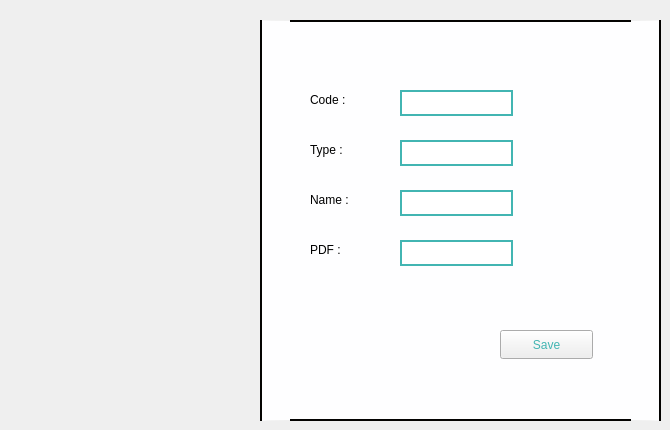
        <widget class="QWidget" name="nvfacture">
         <property name="styleSheet">
          <string notr="true">#lineEdit_18
{
border:2px solid #42b5b2;
}
#lineEdit_19
{border:2px solid #42b5b2;}
#lineEdit_20
{border:2px solid #42b5b2;}
#lineEdit_22
{border:2px solid #42b5b2;}
#widget_5
{
background-color:#fefeff;
border-radius:30px #040301;
	border: 2px solid #040301;
}
#pushButton_8
{
color: #42b5b2; 
font: 12pt &quot;Berlin Sans FB&quot;;}
#label_39
{
font: 12pt &quot;Berlin Sans FB&quot;; }
#label_40
{
font: 12pt &quot;Berlin Sans FB&quot;; }
#label_52
{
font: 12pt &quot;Berlin Sans FB&quot;; }
#label_54
{
font: 12pt &quot;Berlin Sans FB&quot;; }

</string>
         </property>
         <attribute name="title">
          <string>New</string>
         </attribute>
         <widget class="QWidget" name="widget_5" native="true">
          <property name="geometry">
           <rect>
            <x>260</x>
            <y>20</y>
            <width>401</width>
            <height>401</height>
           </rect>
          </property>
          <widget class="QLabel" name="label_39">
           <property name="geometry">
            <rect>
             <x>50</x>
             <y>70</y>
             <width>71</width>
             <height>20</height>
            </rect>
           </property>
           <property name="text">
            <string>Code :</string>
           </property>
          </widget>
          <widget class="QLabel" name="label_40">
           <property name="geometry">
            <rect>
             <x>50</x>
             <y>120</y>
             <width>81</width>
             <height>20</height>
            </rect>
           </property>
           <property name="text">
            <string>Type :</string>
           </property>
          </widget>
          <widget class="QLabel" name="label_52">
           <property name="geometry">
            <rect>
             <x>50</x>
             <y>170</y>
             <width>63</width>
             <height>20</height>
            </rect>
           </property>
           <property name="text">
            <string>Name :</string>
           </property>
          </widget>
          <widget class="QPushButton" name="pushButton_8">
           <property name="geometry">
            <rect>
             <x>240</x>
             <y>310</y>
             <width>93</width>
             <height>29</height>
            </rect>
           </property>
           <property name="text">
            <string>Save</string>
           </property>
          </widget>
          <widget class="QLineEdit" name="lineEdit_18">
           <property name="geometry">
            <rect>
             <x>140</x>
             <y>70</y>
             <width>113</width>
             <height>26</height>
            </rect>
           </property>
          </widget>
          <widget class="QLineEdit" name="lineEdit_19">
           <property name="geometry">
            <rect>
             <x>140</x>
             <y>120</y>
             <width>113</width>
             <height>26</height>
            </rect>
           </property>
          </widget>
          <widget class="QLineEdit" name="lineEdit_20">
           <property name="geometry">
            <rect>
             <x>140</x>
             <y>170</y>
             <width>113</width>
             <height>26</height>
            </rect>
           </property>
          </widget>
          <widget class="QLineEdit" name="lineEdit_22">
           <property name="geometry">
            <rect>
             <x>140</x>
             <y>220</y>
             <width>113</width>
             <height>26</height>
            </rect>
           </property>
          </widget>
          <widget class="QLabel" name="label_54">
           <property name="geometry">
            <rect>
             <x>50</x>
             <y>220</y>
             <width>63</width>
             <height>20</height>
            </rect>
           </property>
           <property name="text">
            <string>PDF :</string>
           </property>
          </widget>
         </widget>
        </widget>
